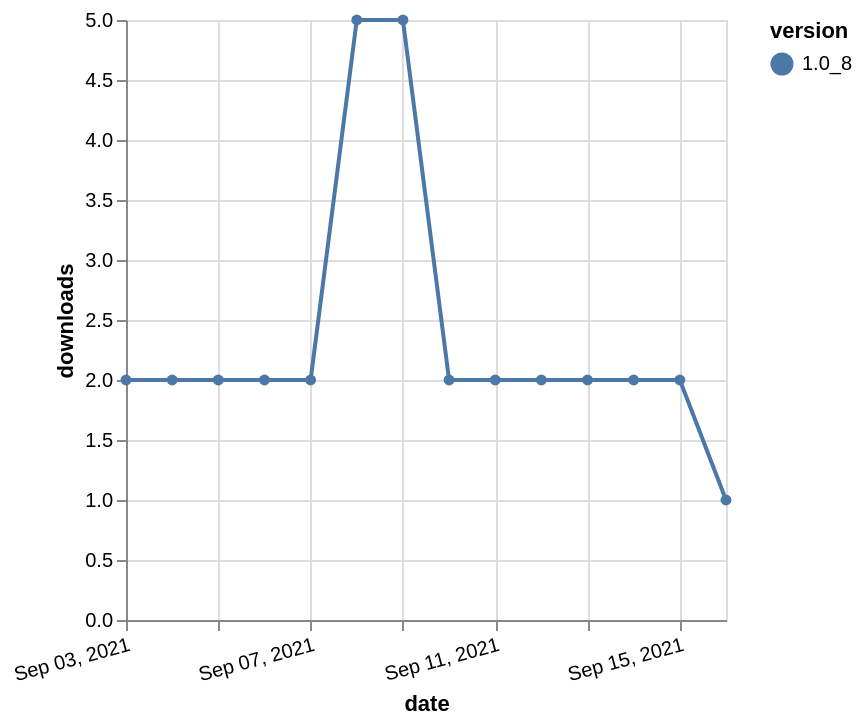

Write a Vega-Lite specification for this figure.
### Vega-Lite specification from a JSON file in a GitHub repository (floating-point values rounded to 4 significant figures)
{"$schema": "https://vega.github.io/schema/vega-lite/v5.json", "description": "A simple bar chart with embedded data.", "data": {"values": [{"date": "2021-09-03", "total": 4091, "delta": 2, "version": "1.0_8"}, {"date": "2021-09-04", "total": 4093, "delta": 2, "version": "1.0_8"}, {"date": "2021-09-05", "total": 4095, "delta": 2, "version": "1.0_8"}, {"date": "2021-09-06", "total": 4097, "delta": 2, "version": "1.0_8"}, {"date": "2021-09-07", "total": 4099, "delta": 2, "version": "1.0_8"}, {"date": "2021-09-08", "total": 4104, "delta": 5, "version": "1.0_8"}, {"date": "2021-09-09", "total": 4109, "delta": 5, "version": "1.0_8"}, {"date": "2021-09-10", "total": 4111, "delta": 2, "version": "1.0_8"}, {"date": "2021-09-11", "total": 4113, "delta": 2, "version": "1.0_8"}, {"date": "2021-09-12", "total": 4115, "delta": 2, "version": "1.0_8"}, {"date": "2021-09-13", "total": 4117, "delta": 2, "version": "1.0_8"}, {"date": "2021-09-14", "total": 4119, "delta": 2, "version": "1.0_8"}, {"date": "2021-09-15", "total": 4121, "delta": 2, "version": "1.0_8"}, {"date": "2021-09-16", "total": 4122, "delta": 1, "version": "1.0_8"}]}, "width": "container", "mark": {"type": "line", "point": {"filled": true}}, "encoding": {"x": {"field": "date", "type": "temporal", "timeUnit": "yearmonthdate", "title": "date", "axis": {"labelAngle": -15}}, "y": {"field": "delta", "type": "quantitative", "title": "downloads"}, "color": {"field": "version", "type": "nominal"}, "tooltip": {"field": "delta"}}}
